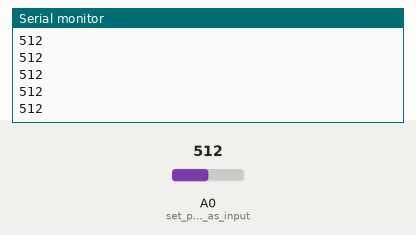
A sketch run on a simulated Arduino Uno, built with avr-gcc and run on an emulated ATmega328P. Parts: the last lines printed to the serial monitor. The inputs (shaded band) are chosen by the test bench; at power-on: A0 (set_pin_A0_as_input) = 512.

Above: at 1.2 s.
1.3 s: A0 (set_pin_A0_as_input) set to 716
At 1.9 s:
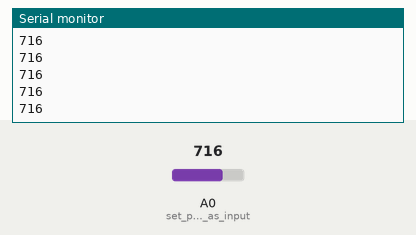
2.8 s: A0 (set_pin_A0_as_input) set to 900
At 3.7 s:
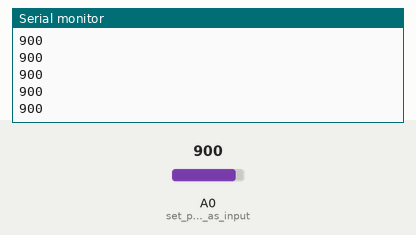
Timing chart, 0 to 5.8 s (numbered marks = the images above; inputs shaded):
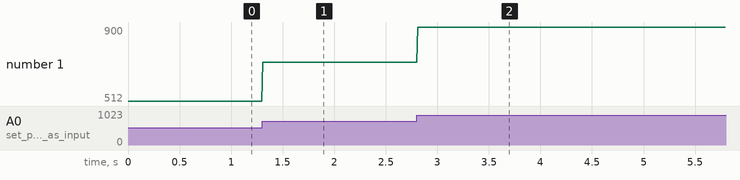

The sketch:

Module_01_Potentiometer_0.ino
```cpp
int value; //declare a new interger variable

void setup() {
  Serial.begin(115200); // start serial port with 9600 baud rate
  Serial.println("Module_01_Potentiometer"); //print message over serial
  pinMode(A0, INPUT); //set pin A0 as input
}


void loop() {
  value = analogRead(A0); //measure the voltage at pin A0 and store it in the int 'value'
  Serial.println(value); //print the value over serial
delay(10);
}
```

Measured:
- after the input at 1.3 s, the serial monitor: prints a new line at once (image 1)
- after the input at 2.8 s, the serial monitor: prints a new line at once (image 2)
- plotted number 1: 512 → 716 after the input at 1.3 s, 716 → 900 after the input at 2.8 s
